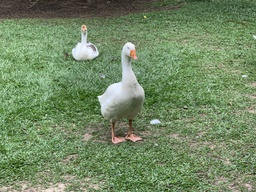
#> input picture test/nchu_goose.jpeg, 256 x 192 px, shrunk from 2048 x 1536 before the run
$ jupyter execute main.ipynb
#> lines starting #> are read from the running program, lines starting #| are printed output that depends on the picture
[cell 1]
import cv2
import numpy as np

# 3D-NEAT

[cell 2]
from matplotlib import pyplot as plt
def readSourceImage(filepath:str):
#> called with filepath = 'test/nchu_goose.jpeg'
    iim = cv2.imread(filename=filepath)
#> iim is the input picture: shape (192, 256, 3); mean B, G, R 100.2, 137, 114.6
    # OpenCV 預設 BGR
    iim = cv2.cvtColor(iim, cv2.COLOR_BGR2RGB)
    return iim

def saveImage(filepath: str, im: cv2.Mat):
    im = cv2.cvtColor(im, cv2.COLOR_RGB2BGR)
    cv2.imwrite(filepath, im)
    ()

[cell 3]
from pathlib import Path
# sourceImage = readSourceImage("test/r128.png")
sourceImage = readSourceImage("test/nchu_goose.jpeg")

[cell 4]
(M, N, K) = sourceImage.shape
#> M = 192; N = 256; K = 3
# K = K
K = K * 8
#> K = 24
theImage = sourceImage.astype(int)
# Assume it is 3 channels
theImage = (theImage[:,:,0] << 16) | (theImage[:,:,1] << 8) | (theImage[:,:,2])
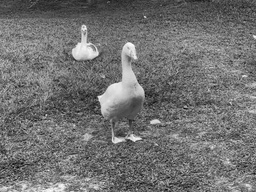
#> theImage: shape (192, 256) int64; min 69632, max 16773866, mean 7544738.2; drawn with min black and max white

[cell 5]
bx = 1
by = 1
bz = 1

rx = 1
ry = 1
rz = 1

import math
cx = rx * (K // math.gcd(N, K))
#> cx = 3
cy = ry * (M // math.gcd(K, M))
#> cy = 8
cz = rz * (N // math.gcd(M, N))
#> cz = 4

[cell 6]
t1 = np.array([
    [1, bz, 0],
    [cz, (1 + bz * cz), 0],
    [0, 0, 1]
], dtype=int)
#> t1 = [[1, 1, 0], [4, 5, 0], [0, 0, 1]]

t2 = np.array([
    [1, 0, 0],
    [0, 1, bx],
    [0, cx, (1 + bx * cx)]
], dtype=int)

t3 = np.array([
    [1 + by * cy, 0, cy],
    [0, 1, 0],
    [by, 0, 1]
], dtype=int)

[cell 7]
theShape = (M, N, K)

KK = np.arange(K, dtype=int)
KK = np.tile(KK, N)

NN = np.arange(N, dtype=int)
NN = np.repeat(NN, K)

NK = np.stack((NN, KK))
MNK = np.tile(NK, M)

MM = np.arange(M, dtype=int)
MM = np.repeat(MM, N * K).reshape(1, -1)

MNK = np.concatenate((MM, MNK))

[cell 8]
def doModuleDot(tt: np.array, ss: np.array):
    rr = tt.dot(ss)
    rr[0,:] = rr[0,:] % M
    rr[1,:] = rr[1, :] % N
    rr[2,:] = rr[2, :] % K
    return rr

[cell 9]
sy = doModuleDot(t1, MNK)
sy = doModuleDot(t2, sy)
sy = doModuleDot(t3, sy)

[cell 10]
def applyTransform(im: np.array):
    result = np.zeros((M, N), dtype=int)
    for i in range(MNK.shape[-1]):
        ss = MNK[:, i]
        tt = sy[:, i]
        bb = im[ss[0], ss[1]] & (1 << ss[2])
        bbb = 1 if bb != 0 else 0
        result[tt[0], tt[1]] |= (bbb << tt[2])
    return result

def showImage(rr: np.array):
    resultImage = np.zeros((M, N, K // 8), dtype=np.uint8)
    resultImage[:,:,0] = rr >> 16
    resultImage[:,:,1] = rr >> 8
    resultImage[:,:,2] = rr
    resultImage = resultImage.astype(np.uint8)
    plt.imshow(resultImage)
    plt.show()
    pass

[cell 11]
# This will take a while.
result = applyTransform(theImage)
#> the loop in applyTransform, `for i in range(MNK.shape[-1]):` made 1179648 passes
#> (bb, bbb) on passes 1 to 3: (1, 1), (0, 0), (4, 1)
#> after the loop in applyTransform, `for i in range(MNK.shape[-1]):`:
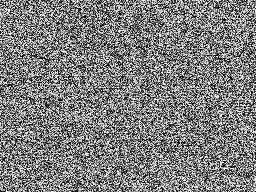
#> result: shape (192, 256) int64; min 163, max 16776601, mean 8333863.1; drawn with min black and max white

# INEAT

[cell 12]
def getInverseMatrix():
    rr = MNK.copy()
    yx = rr[1, :]
    xx = (rr[0, :] - cy * rr[2, :]) % M
    zx = (rr[2, :] - by * xx) % K

    xz = xx
    zz = (zx - cx * yx) % K
    yz = (yx - bx * zz) % N

    zn = zz
    yn = (yz - cz * xz) % N
    xn = (xz - bz * yn) % M

    rr[0,:] = xn
    rr[1, :] = yn
    rr[2, :] = zn
    return rr

rr = getInverseMatrix()

[cell 13]
def applyInverseTransform(im: np.array):
    result = np.zeros((M, N), dtype=int)
    for i in range(MNK.shape[-1]):
        ss = MNK[:, i]
        tt = rr[:, i]
        bb = im[ss[0], ss[1]] & (1 << ss[2])
        bbb = 1 if bb != 0 else 0
        result[tt[0], tt[1]] |= (bbb << tt[2])
    return result

iresult = applyInverseTransform(result)
#> the loop in applyInverseTransform, `for i in range(MNK.shape[-1]):` made 1179648 passes

[cell 14]
# [7 lines of commented-out code are left out]

[cell 15]
showImage(theImage)
#> in showImage, `resultImage[:,:,0] = rr >> 16`:
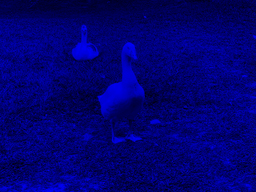
#> resultImage: shape (192, 256, 3); mean of channels 0, 1, 2 114.6, 0, 0; drawn as B, G, R
#> in showImage, `resultImage[:,:,1] = rr >> 8`:
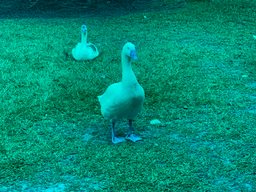
#> resultImage: shape (192, 256, 3); mean of channels 0, 1, 2 114.6, 137, 0; drawn as B, G, R
showImage(result)
#> in showImage (call 2), `resultImage[:,:,0] = rr >> 16`:
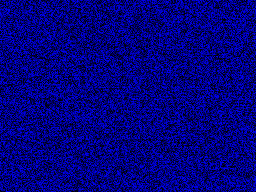
#> resultImage: shape (192, 256, 3); mean of channels 0, 1, 2 126.7, 0, 0; drawn as B, G, R
#> in showImage (call 2), `resultImage[:,:,1] = rr >> 8`:
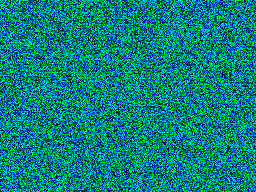
#> resultImage: shape (192, 256, 3); mean of channels 0, 1, 2 126.7, 126.4, 0; drawn as B, G, R
#> in showImage (call 2), `resultImage[:,:,2] = rr`:
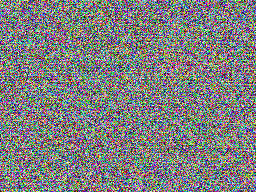
#> resultImage: shape (192, 256, 3); mean of channels 0, 1, 2 126.7, 126.4, 126.1; drawn as B, G, R

$ run again, with test/r128.png saved as test/nchu_goose.jpeg
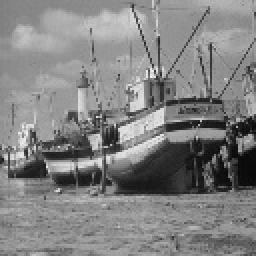
#> input picture test/r128.png, 128 x 128 px (shown 2 times larger)
#> in readSourceImage, iim is the input picture: shape (128, 128, 3); min 7, max 242, mean 129.8
#> the loop in applyTransform, `for i in range(MNK.shape[-1]):` made 393216 passes
#> (bb, bbb) on passes 1 to 3: (0, 0), (2, 1), (4, 1)
#> after the loop in applyTransform, `for i in range(MNK.shape[-1]):`:
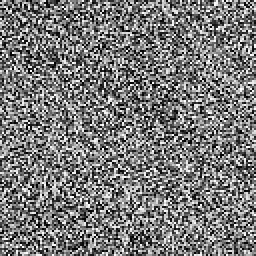
#> result: shape (128, 128) int64 (shown 2 times larger); min 1049, max 16775371, mean 7992608.7; drawn with min black and max white
#> the loop in applyInverseTransform, `for i in range(MNK.shape[-1]):` made 393216 passes
#> in showImage (call 2), `resultImage[:,:,2] = rr`:
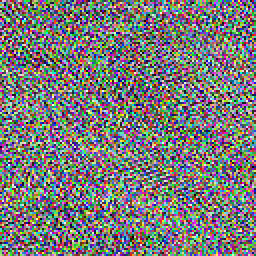
#> resultImage: shape (128, 128, 3) (shown 2 times larger); mean of channels 0, 1, 2 121.5, 121.5, 121.5; drawn as B, G, R
